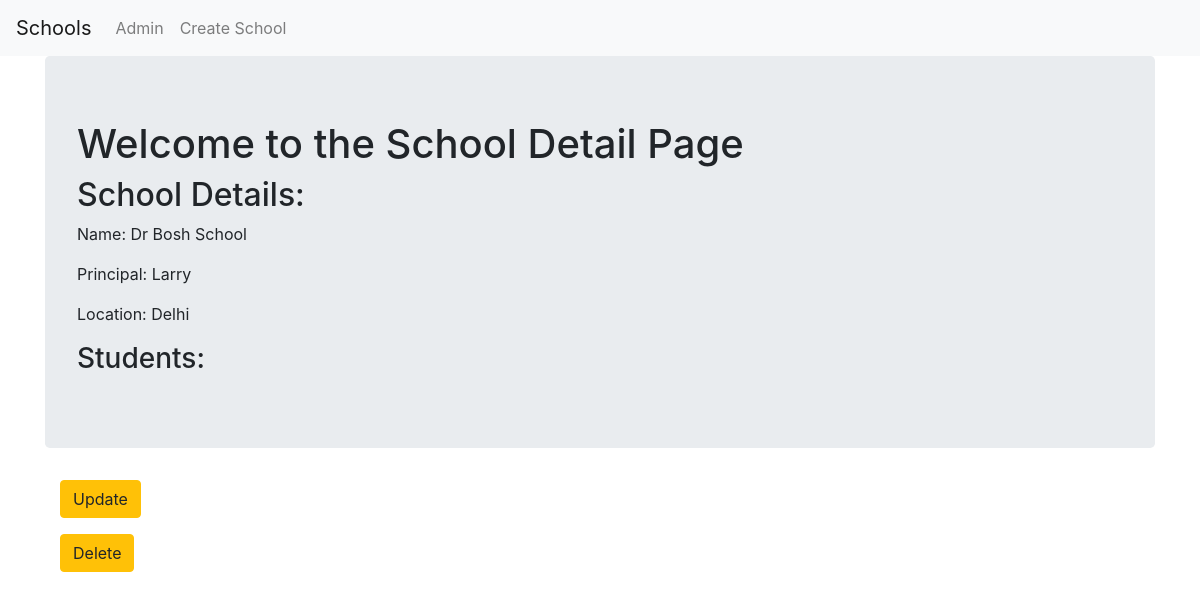
Screenshot of /basic_app/5/ with the database file from the repository.
### basic_app/models.py (models this page shows, shortened)
class School(models.Model):
    name = models.CharField(max_length=256)
    principal = models.CharField(max_length=256)
    location = models.CharField(max_length=256)

### basic_app/views.py (the view)
# urls.py: path('<int:pk>/',views.SchoolDetailView.as_view(),name='detail'),
class SchoolDetailView(DetailView):
    context_object_name = 'school_details'
    model = models.School
    template_name = 'basic_app/school_detail.html'

### basic_app/templates/basic_app/school_detail.html (shortened to what this page needs)
{% extends "basic_app/basic_app_base.html" %}
{% block body_block %}
  <div class="jumbotron">
    <h1>Welcome to the School Detail Page</h1>
    <h2>School Details:</h2>
    <p>Name: {{school_details.name}}</p>
    <p>Principal: {{school_details.principal}}</p>
    <p>Location: {{school_details.location}}</p>
    <h3>Students:</h3>
  </div>
  <div class="container">
    <p><a class='btn btn-warning' href="{% url 'basic_app:update' pk=school_details.pk %}">Update</a></p>
  </div>
  <div class="container">
    <p><a class='btn btn-warning' href="{% url 'basic_app:delete' pk=school_details.pk %}">Delete</a></p>
  </div>
{% endblock %}

### rows the page displays
School: name "Dr Bosh School", principal "Larry", location "Delhi"
